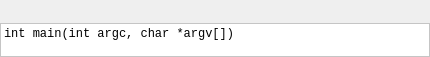
<?xml version="1.0" encoding="UTF-8"?>
<ui version="4.0">
 <class>CallTipWidget</class>
 <widget class="QWidget" name="CallTipWidget">
  <property name="geometry">
   <rect>
    <x>0</x>
    <y>0</y>
    <width>430</width>
    <height>57</height>
   </rect>
  </property>
  <property name="windowTitle">
   <string/>
  </property>
  <layout class="QVBoxLayout" name="verticalLayout">
   <property name="spacing">
    <number>0</number>
   </property>
   <property name="leftMargin">
    <number>0</number>
   </property>
   <property name="topMargin">
    <number>0</number>
   </property>
   <property name="rightMargin">
    <number>0</number>
   </property>
   <property name="bottomMargin">
    <number>0</number>
   </property>
   <item>
    <layout class="QHBoxLayout" name="horizontalLayout">
     <property name="spacing">
      <number>0</number>
     </property>
     <item>
      <widget class="QToolButton" name="buttonClose">
       <property name="icon">
        <iconset theme="dialog-close">
         <normaloff>.</normaloff>.</iconset>
       </property>
       <property name="iconSize">
        <size>
         <width>16</width>
         <height>16</height>
        </size>
       </property>
       <property name="autoRaise">
        <bool>true</bool>
       </property>
      </widget>
     </item>
     <item>
      <widget class="QToolButton" name="buttonCopy">
       <property name="text">
        <string/>
       </property>
       <property name="icon">
        <iconset theme="edit-copy">
         <normaloff>.</normaloff>.</iconset>
       </property>
       <property name="autoRaise">
        <bool>true</bool>
       </property>
      </widget>
     </item>
     <item>
      <spacer name="horizontalSpacer">
       <property name="orientation">
        <enum>Qt::Horizontal</enum>
       </property>
       <property name="sizeHint" stdset="0">
        <size>
         <width>40</width>
         <height>20</height>
        </size>
       </property>
      </spacer>
     </item>
    </layout>
   </item>
   <item>
    <widget class="QLabel" name="labelTip">
     <property name="sizePolicy">
      <sizepolicy hsizetype="Preferred" vsizetype="Expanding">
       <horstretch>0</horstretch>
       <verstretch>0</verstretch>
      </sizepolicy>
     </property>
     <property name="palette">
      <palette>
       <active>
        <colorrole role="Base">
         <brush brushstyle="SolidPattern">
          <color alpha="255">
           <red>252</red>
           <green>252</green>
           <blue>252</blue>
          </color>
         </brush>
        </colorrole>
        <colorrole role="Window">
         <brush brushstyle="SolidPattern">
          <color alpha="255">
           <red>255</red>
           <green>255</green>
           <blue>255</blue>
          </color>
         </brush>
        </colorrole>
       </active>
       <inactive>
        <colorrole role="Base">
         <brush brushstyle="SolidPattern">
          <color alpha="255">
           <red>252</red>
           <green>252</green>
           <blue>252</blue>
          </color>
         </brush>
        </colorrole>
        <colorrole role="Window">
         <brush brushstyle="SolidPattern">
          <color alpha="255">
           <red>255</red>
           <green>255</green>
           <blue>255</blue>
          </color>
         </brush>
        </colorrole>
       </inactive>
       <disabled>
        <colorrole role="Base">
         <brush brushstyle="SolidPattern">
          <color alpha="255">
           <red>255</red>
           <green>255</green>
           <blue>255</blue>
          </color>
         </brush>
        </colorrole>
        <colorrole role="Window">
         <brush brushstyle="SolidPattern">
          <color alpha="255">
           <red>255</red>
           <green>255</green>
           <blue>255</blue>
          </color>
         </brush>
        </colorrole>
       </disabled>
      </palette>
     </property>
     <property name="font">
      <font>
       <family>Monospace</family>
      </font>
     </property>
     <property name="autoFillBackground">
      <bool>true</bool>
     </property>
     <property name="frameShape">
      <enum>QFrame::StyledPanel</enum>
     </property>
     <property name="frameShadow">
      <enum>QFrame::Sunken</enum>
     </property>
     <property name="text">
      <string>int main(int argc, char *argv[])</string>
     </property>
     <property name="alignment">
      <set>Qt::AlignLeading|Qt::AlignLeft|Qt::AlignTop</set>
     </property>
     <property name="textInteractionFlags">
      <set>Qt::LinksAccessibleByMouse|Qt::TextSelectableByMouse</set>
     </property>
    </widget>
   </item>
  </layout>
 </widget>
 <resources/>
 <connections/>
</ui>
